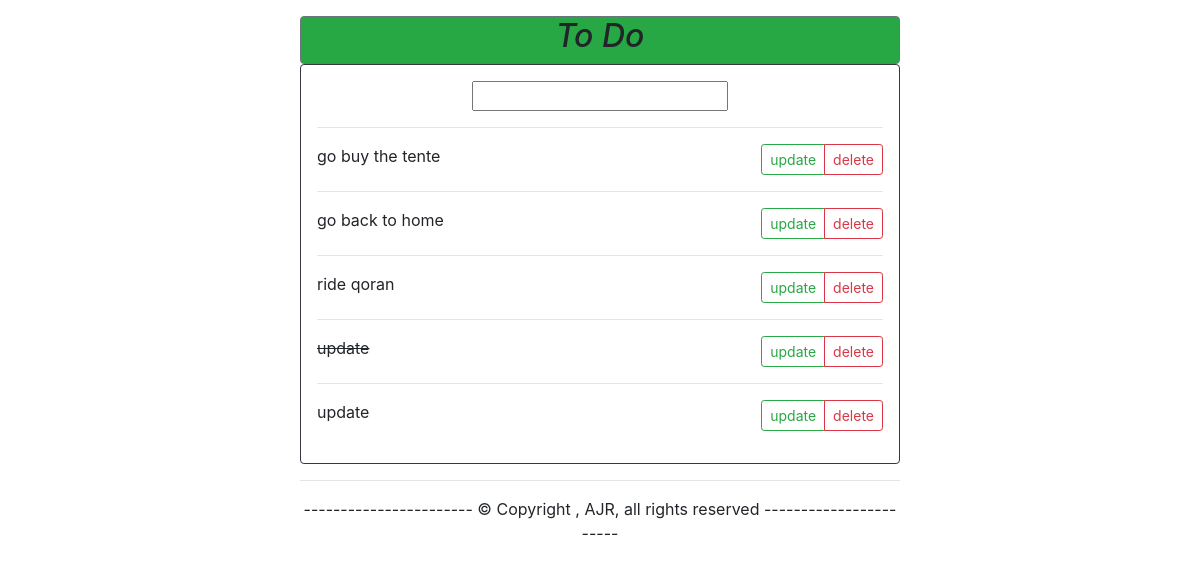
Before: / with the older database file.
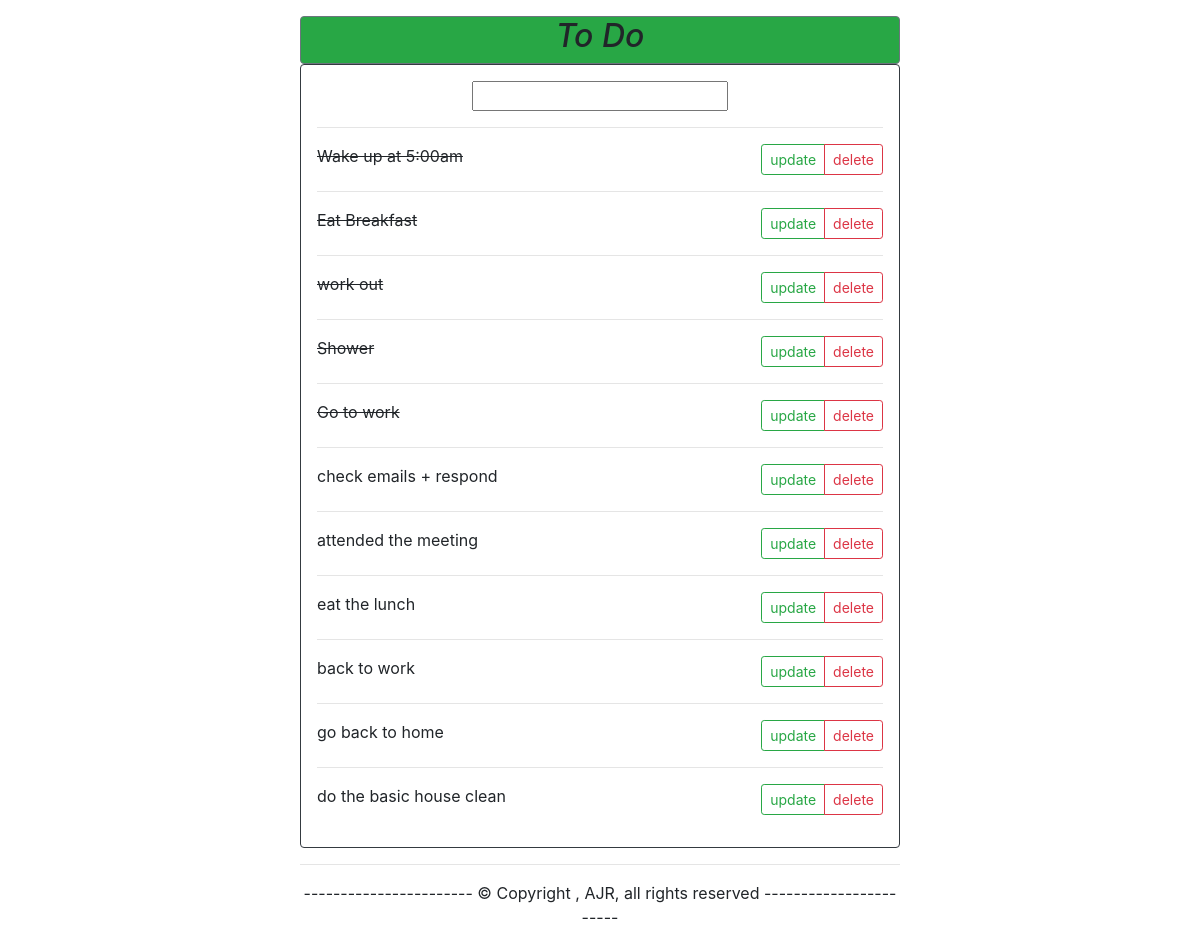
After: the same page with the newer database file.
### tasks/models.py (models this page shows)
class Task(models.Model):
    title = models.CharField(max_length=255)
    done = models.BooleanField(default=False)
    created = models.DateTimeField(auto_now_add=True)
    def __str__(self):
        return self.title

### tasks/views.py (the view)
# urls.py: path('', views.listTask, name='list'),
def listTask(request):
    tasks = Task.objects.all()
    form = TaskForm()
    if request.method == 'POST':
        form = TaskForm(request.POST)
        if form.is_valid():
            form.save()
        return redirect('/')
    context = {'tasks': tasks, 'form': form}
    return render(request, 'tasks/index.html', context)

### tasks/forms.py
class TaskForm(ModelForm):
    class Meta:
        model = Task
        fields = '__all__'

### tasks/template/tasks/index.html (shortened to what this page needs)
{% extends 'static/tasks/base.html' %}
{% block body %}
<form method='POST' action='/' class="mb-3">
    {{form.title}}
    {% for task in tasks %}
    <hr>
    <div class="text-justify mt-2 d-flex mt-3">
        {% if task.done %}
        <strike>{{ task }}</strike>
        {% else %}
        {{ task }}
        {% endif %}
        <div class="ml-auto btn-group btn-group-sm">
            <a class=".text-dark btn btn-outline-success" href='{% url 'update' task.id %}'>update</a>
            <a class=".text-dark btn btn-outline-danger" href='{% url 'delete' task.id %}'>delete</a></button>
        </div>
    </div>
    {% endfor %}
    {% endblock body %}

### tasks/template/static/tasks/base.html (shortened to what this page needs)
<!DOCTYPE html>
<html lang="en">
<head>
  <link rel="stylesheet" href="https://stackpath.bootstrapcdn.com/bootstrap/4.5.0/css/bootstrap.min.css"
 />
</head>
<body class="w-50 mx-auto text-center mt-3">
  {% include 'static/tasks/nav.html' %}
  <div class="p-3 border border-dark border mx-auto rounded">
    {% block body %}
    {% endblock body %}
  </div>
  {% include 'static/tasks/footer.html' %}
</body>
</html>

### tasks/template/static/tasks/nav.html
<div class="border border-secondary bg-success rounded">
    <h2><em>To Do</em></h2>
</div>

### tasks/template/static/tasks/footer.html
<footer class="text-center">
  <hr>
  <p>
    ----------------------- &copy; Copyright {{now.years}}, AJR, all rights reserved -----------------------
  </p>
</footer>

Changed rows visible on the page:
removed Task: title "go buy the tente"
removed Task: title "ride qoran"
removed Task: title "update"
removed Task: title "update"
added Task: title "Wake up at 5:00am"
added Task: title "Eat Breakfast"
added Task: title "work out"
added Task: title "Shower"
added Task: title "Go to work"
added Task: title "check emails + respond"
added Task: title "attended the meeting"
added Task: title "eat the lunch"
added Task: title "back to work"
added Task: title "do the basic house clean"
